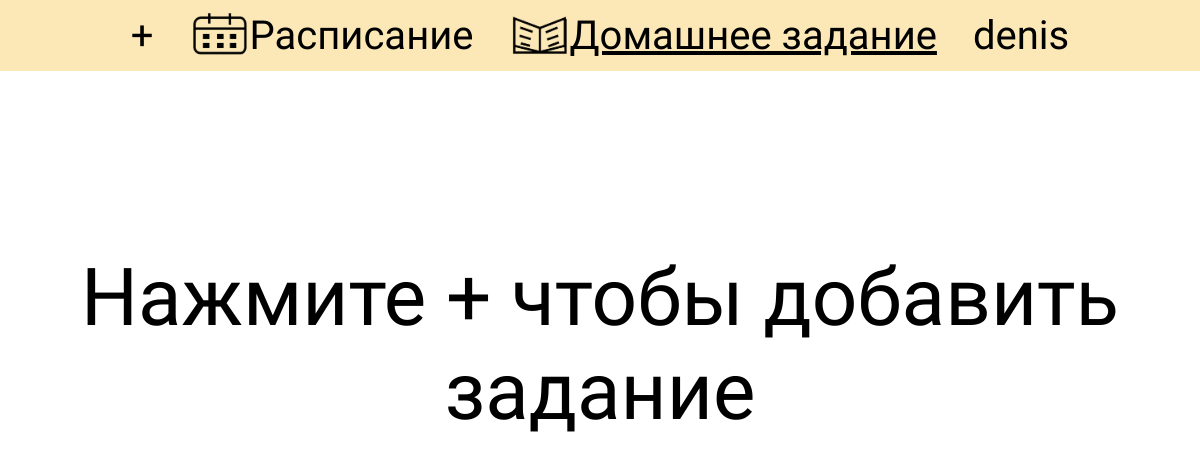
The page /homework/0 (signed in) on the database as committed earlier.
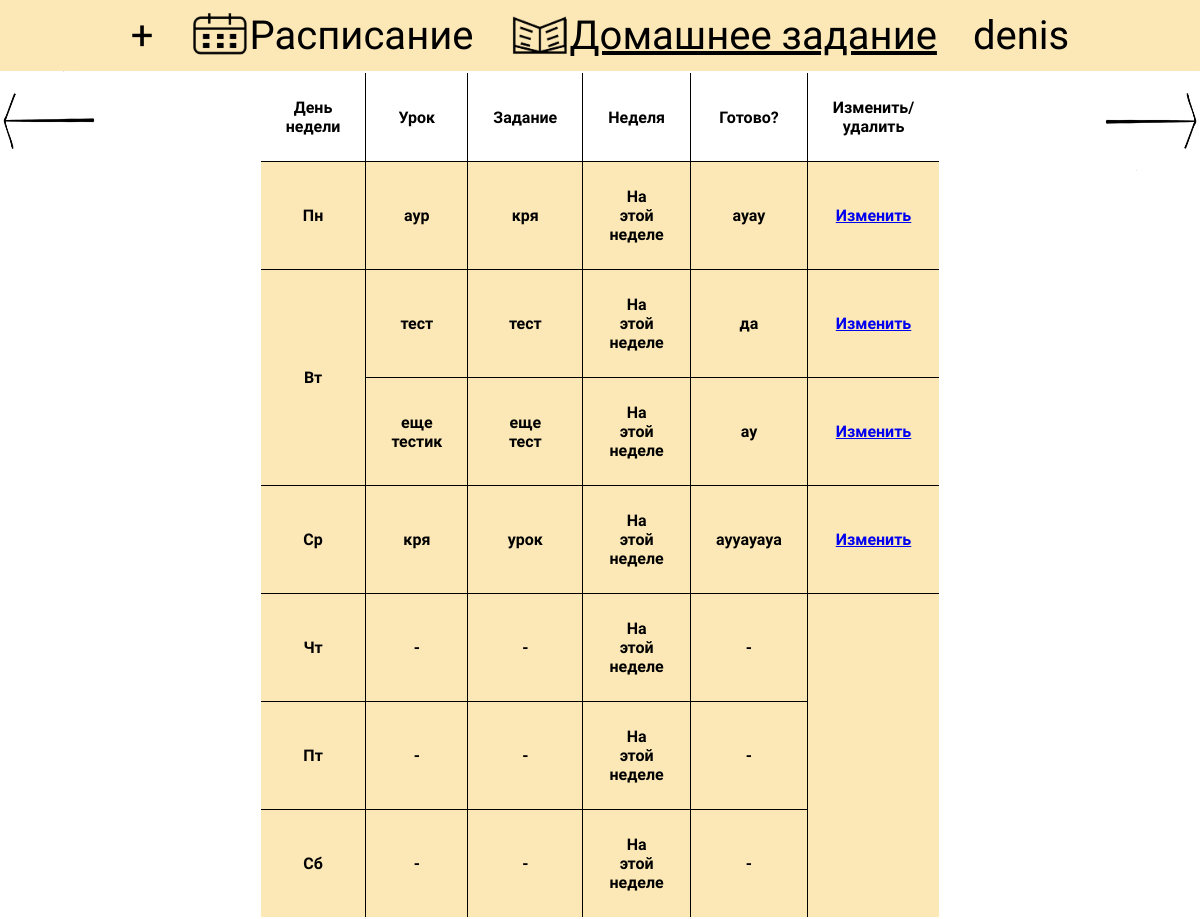
The same page on the database as committed later.
### Timary/data/models/users.py (models this page shows, shortened)
class User(SqlAlchemyBase, UserMixin, SerializerMixin):
    __tablename__ = 'users'
    id = Column(Integer, primary_key=True, autoincrement=True)
    login = Column(String)
    name = Column(String)
    email = Column(String, index=True, unique=True)
    hashed_password = Column(String)
    theme = Column(String)
    timetable = orm.relation('Timetable', back_populates='user')
    homework = orm.relation('Homework', back_populates='user')

### Timary/data/models/homework.py (models this page shows)
class Homework(SqlAlchemyBase, SerializerMixin):
    __tablename__ = 'homework'
    id = Column(Integer, ForeignKey('users.id'))
    homework_id = Column(Integer, primary_key=True, autoincrement=True)
    task = Column(String)
    lesson = Column(String)
    day_of_week = Column(String)
    num_of_week = Column(String)
    ready = Column(String)
    file = Column(String)
    user = orm.relation('User')

### Timary/application.py (the view)
@app.route('/homework/<num_of_week>')
def homework(num_of_week):
    if current_user.is_anonymous:
        return render_template('homework.html', len_task=0)
    if num_of_week != '0' and num_of_week != '1' and num_of_week != '2' and num_of_week != '-1' and num_of_week != '-2':
        return redirect('/homework/0')
    db = db_session.create_session()
    tasks = db.query(Homework).filter(Homework.id == current_user.id).all()
    tasks1 = []
    tasks2 = []
    tasks3 = []
    tasks4 = []
    tasks5 = []
    tasks6 = []
    for task in tasks:
        if task.day_of_week == '1' and task.num_of_week == num_of_week:
            tasks1.append(task)
        elif task.day_of_week == '2' and task.num_of_week == num_of_week:
            tasks2.append(task)
        elif task.day_of_week == '3' and task.num_of_week == num_of_week:
            tasks3.append(task)
        elif task.day_of_week == '4' and task.num_of_week == num_of_week:
            tasks4.append(task)
        elif task.day_of_week == '5' and task.num_of_week == num_of_week:
            tasks5.append(task)
        elif task.day_of_week == '6' and task.num_of_week == num_of_week:
            tasks6.append(task)
    next_num = str(int(num_of_week) + 1)
    previous_num = str(int(num_of_week) - 1)
    if num_of_week == '0':
        message_of_week = 'На этой неделе'
    elif num_of_week == '-1':
        message_of_week = 'На предыдушей неделе'
    elif num_of_week == '-2':
        message_of_week = 'На позапрошлой неделе'
    elif num_of_week == '1':
        message_of_week = 'На следующей неделе'
    elif num_of_week == '2':
        message_of_week = 'На неделе после следующей'
    if tasks:
        db.close()
        return render_template('homework.html', tasks=tasks, len_task=len(tasks), tasks1=tasks1, tasks2=tasks2,
                               tasks3=tasks3, tasks4=tasks4, tasks5=tasks5, tasks6=tasks6,
                               len_task1=len(tasks1), len_task2=len(tasks2), len_task3=len(tasks3),
                               len_task4=len(tasks4), len_task5=len(tasks5), len_task6=len(tasks6),
                               num_of_week=num_of_week, next_num=next_num,
                               previous_num=previous_num, message_of_week=message_of_week)
    else:
        db.close()
        return render_template('homework.html', tasks=tasks, len_task=0, num_of_week=num_of_week,
                               next_num=next_num, previous_num=previous_num, message_of_week=message_of_week)

### Timary/application.py (called while the page is built)
@login_manager.user_loader
def load_user(user_id):
    db = db_session.create_session()
    user = db.query(User).get(user_id)
    return user

### Timary/data/db_session.py (called while the page is built)
def create_session() -> orm.Session:
    global __factory
    return __factory()

### Timary/templates/homework.html (shortened to what this page needs)
<!DOCTYPE html>
<html lang="ru">
    <head>
        <link href="../static/css/main.css" rel="stylesheet" type="text/css">
    </head>
    <body>
        <header class="up-block">
             <div class="fixed-container">
                <nav class="up-text">
                    <a href="/add_homework/0" style="padding: 0 3% 0 0">+</a>
                    <img src="../static/img/timetable.png" style="width: 5%; height: 5%; margin: auto 0";></img>
                    <a href="/timetable/0" style="padding: 0 3% 0 0">Раcписание</a>
                    <img src="../static/img/homework.png" style="width: 5%; height: 5%; margin: auto 0"></img>
                    <a href="/homework/0" style="padding: 0 3% 0 0"><u>Домашнее задание</u></a>
                    {% if current_user.is_authenticated %}
                    <a href="/user_info">{{ current_user.name }}</a>
                    {% else %}
                    <a href="/register"> Вход/Регистрация </a>
                    {% endif %}
                </nav>
             </div>
        </header>
        {% if len_task == 0 %}
    <p class="text">Нажмите + чтобы добавить задание</p>
        {% else %}
<table align="center" cellpadding="100%" bgcolor="#FCE8B6" bordercolor="#FFFFFF" frame="border"
 rules="all">
    {% if num_of_week != '-2' %}
    <a href="/homework/{{ previous_num }}"><img src="../static/img/arrow_previous.jpg" alt="" style="width: 100px; height: 100px; float:left"></img></a>
    {% else %}
    <img src="../static/img/rectangle_next.jpg" alt="" style="width: 100px; height: 100px; float:left"></img>
    {% endif %}
    <tr bgcolor="#FFFFFF">
        <th width="5%">День недели</th>
        <th>Урок</th>
        <th>Задание</th>
        <th>Неделя</th>
        <th>Готово?</th>
        <th>Изменить/удалить</th>
   </tr>
    {% if len_task1 == 0 %}
    <tr>
        <th> Пн</th>
        <th> -</th>
        <th> -</th>
        <th> {{ message_of_week }}</th>
        <th> -</th>
    </tr>
    {% else %}
    {% for i in range(len_task1) %}
    <tr>
        {% if i == 0 %}
        <th rowspan={{ len_task1 }}> Пн</th>
        {% endif %}
        <th> {{ tasks1[i].lesson }}</th>
        <th> {{ tasks1[i].task }}</th>
        <th> {{ message_of_week }}</th>
        <th> {{ tasks1[i].ready }}</th>
        <th><a href="/add_homework/{{ tasks1[i].homework_id }}"> Изменить</a></th>
   </tr>
    {% endfor %}
    {% endif %}
    {% if len_task2 == 0 %}
    <tr>
        <th> Вт</th>
        <th> -</th>
        <th> -</th>
        <th> {{ message_of_week }}</th>
        <th> -</th>
    </tr>
    {% else %}
    {% for i in range(len_task2) %}
    <tr>
        {% if i == 0 %}
        <th rowspan={{ len_task2 }}> Вт</th>
        {% endif %}
        <th> {{ tasks2[i].lesson }}</th>
        <th> {{ tasks2[i].task }}</th>
        <th> {{ message_of_week }}</th>
        <th> {{ tasks2[i].ready }}</th>
        <th><a href="/add_homework/{{ tasks2[i].homework_id }}"> Изменить</a></th>
   </tr>
    {% endfor %}
    {% endif %}
    {% if len_task3 == 0 %}
    <tr>
        <th> Ср</th>
        <th> -</th>
        <th> -</th>
        <th> {{ message_of_week }}</th>
        <th> -</th>
    </tr>
    {% else %}
    {% for i in range(len_task3) %}
    <tr>
        {% if i == 0 %}
        <th rowspan={{ len_task3 }}> Ср</th>
        {% endif %}
        <th> {{ tasks3[i].lesson }}</th>
        <th> {{ tasks3[i].task }}</th>
        <th> {{ message_of_week }}</th>
        <th> {{ tasks3[i].ready }}</th>
        <th><a href="/add_homework/{{ tasks3[i].homework_id }}"> Изменить</a></th>
   </tr>
    {% endfor %}
    {% endif %}
    {% if len_task4 == 0 %}
    <tr>
        <th> Чт</th>
        <th> -</th>
        <th> -</th>
        <th> {{ message_of_week }}</th>
        <th> -</th>
    </tr>
    {% endif %}
    {% if len_task5 == 0 %}
    <tr>
        <th> Пт</th>
        <th> -</th>
        <th> -</th>
        <th> {{ message_of_week }}</th>
        <th> -</th>
    </tr>
    {% endif %}
    {% if len_task6 == 0 %}
    <tr>
        <th> Сб</th>
        <th> -</th>
        <th> -</th>
        <th> {{ message_of_week }}</th>
        <th> -</th>
    </tr>
    {% endif %}
    {% if num_of_week != '2' %}
    <a href="/homework/{{ next_num }}"><img src="../static/img/arrow_next.jpg" alt="" style="width: 100px; height: 100px; float:right"></img></a>
    {% else %}
    <img src="../static/img/rectangle_next.jpg" alt="" style="width: 100px; height: 100px; float:right"></img>
    {% endif %}
    {% endif %}
    </body>
</html>

### Timary/static/css/main.css (style rules this page uses)
html, body { margin: 0; padding: 0; }
.fixed-container { width: 100%; margin: 0 auto; height: 100%; padding: 1% 0; }
nav a { font-size: 40px; margin-right: 50px; color: black; text-decoration: none; margin: auto 0; }
.up-text { width: 100%; display: flex; justify-content: center; }
.up-block { height: 100%; align-items: center; }
body { --background-color: #FCE8B6; --text-color: #000000; }
:root { --dark-background-color: #111111; --dark-text-color: #eeeeee; }
* { font-family: 'Amatic SC'; }
.up-block { background-color: #FCE8B6; }
TABLE { width: 50%; height: 50%; border-collapse: collapse; border: 2px solid white; bordercolor: #000000; }
TD, TH { padding: 25px; border: 1px solid; text-align: center; }

Rows that differ between the two databases and show on the page:
added Homework: lesson "аур", task "кря", ready "ауау"
added Homework: lesson "тест", task "тест", ready "да"
added Homework: lesson "еще тестик", task "еще тест", ready "ау"
added Homework: lesson "кря", task "урок", ready "аууауауа"
Other text that changed with them:
{{ message_of_week }}: (not shown) → "На этой неделе"
text no longer shown: "Нажмите + чтобы добавить задание"
text now shown: "День недели Урок Задание Неделя Готово? Изменить/удалить Чт - - - Пт - - - Сб - - -"
new list line: "Пн На этой неделе Изменить"
new list line: "Вт На этой неделе Изменить"
new list line: "На этой неделе Изменить"
new list line: "Ср На этой неделе Изменить"
